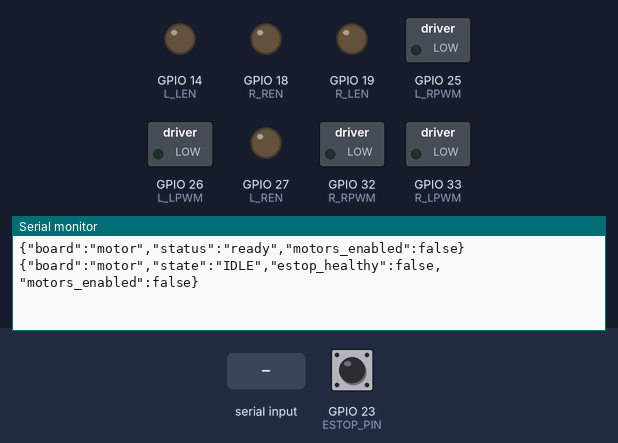
A sketch run on a simulated ESP32. Shown: switched loads named in the sketch (green lamp = pin HIGH), output pins drawn as LEDs (lit = HIGH), the last lines printed to the serial monitor. The inputs (shaded band) are chosen by the test bench; at power-on: GPIO 23 (ESTOP_PIN) HIGH.

Above: at 1.2 s.
1.3 s: GPIO 23 (ESTOP_PIN) pulled LOW for 1 s
At 2.8 s:
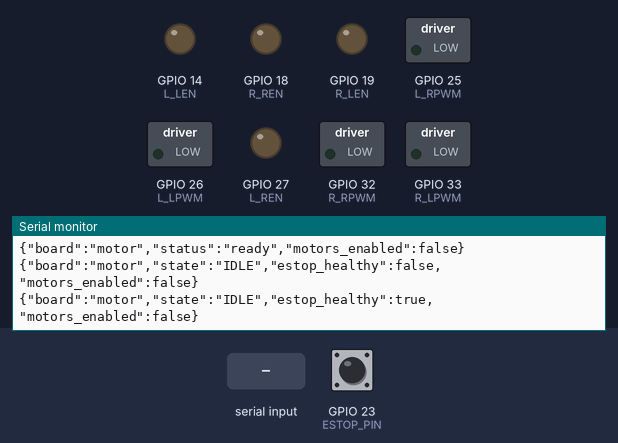
3.8 s: "stop\n" received over Serial
At 3.96 s:
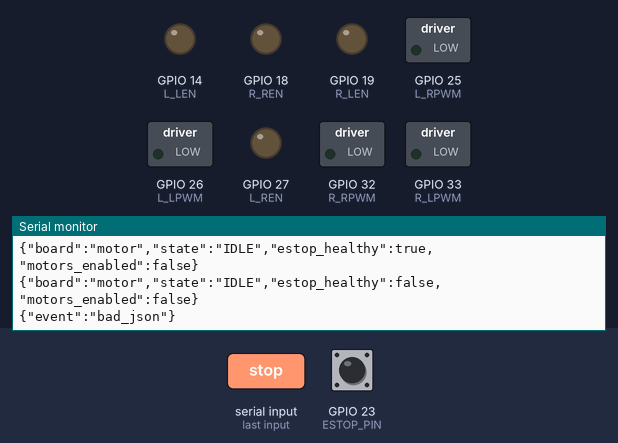

Measured:
- after the input at 1.3 s, the serial monitor: prints a new line after 0.70 s (image 1)
- after the input at 3.8 s, the serial monitor: prints a new line at once (image 2)

The sketch:

motor_controller.ino
```cpp
/*
 * ESP32 MOTOR CONTROLLER — safety-oriented starter firmware.
 * Target: ESP32 Arduino core 3.x, ArduinoJson 7.x.
 * Wiring is NOT verified for your exact ESP32 board. Check GPIOs before connection.
 * Two BTS7960 boards are treated as left-side and right-side drive channels.
 * Do not parallel two motors on one channel unless stall-current ratings permit it.
 */
#include <Arduino.h>
#include <ArduinoJson.h>

// GPIO ASSIGNMENTS ARE PLACEHOLDERS. Confirm pin availability on your ESP32 variant.
static const int L_RPWM = 25, L_LPWM = 26, L_REN = 27, L_LEN = 14;
static const int R_RPWM = 32, R_LPWM = 33, R_REN = 18, R_LEN = 19;
// NC emergency-stop loop to GND while healthy. Open circuit / pressed => HIGH => stop.
static const int ESTOP_PIN = 23;
static const uint32_t BAUD = 115200;
static const uint32_t WATCHDOG_MS = 450;
static const int PWM_HZ = 18000;
static const int PWM_BITS = 10;
static const int PWM_MAX = (1 << PWM_BITS) - 1;

uint32_t lastValidCommandMs = 0;
uint32_t motionDeadlineMs = 0;
bool motionActive = false;

void setChannel(int rpwm, int lpwm, float value) {
  value = constrain(value, -1.0f, 1.0f);
  int duty = (int)(fabs(value) * PWM_MAX);
  if (value > 0) { ledcWrite(rpwm, duty); ledcWrite(lpwm, 0); }
  else if (value < 0) { ledcWrite(rpwm, 0); ledcWrite(lpwm, duty); }
  else { ledcWrite(rpwm, 0); ledcWrite(lpwm, 0); }
}

void stopMotors() {
  setChannel(L_RPWM, L_LPWM, 0);
  setChannel(R_RPWM, R_LPWM, 0);
  digitalWrite(L_REN, LOW); digitalWrite(L_LEN, LOW);
  digitalWrite(R_REN, LOW); digitalWrite(R_LEN, LOW);
  motionActive = false;
}

bool estopHealthy() { return digitalRead(ESTOP_PIN) == LOW; }

void drive(float left, float right, uint32_t durationMs) {
  if (!estopHealthy()) { stopMotors(); return; }
  left = constrain(left, -1.0f, 1.0f);
  right = constrain(right, -1.0f, 1.0f);
  digitalWrite(L_REN, HIGH); digitalWrite(L_LEN, HIGH);
  digitalWrite(R_REN, HIGH); digitalWrite(R_LEN, HIGH);
  setChannel(L_RPWM, L_LPWM, left);
  setChannel(R_RPWM, R_LPWM, right);
  motionActive = (fabs(left) > 0.001f || fabs(right) > 0.001f);
  motionDeadlineMs = millis() + constrain(durationMs, 100UL, 2000UL);
}

void processLine(const String &line) {
  JsonDocument doc;
  DeserializationError err = deserializeJson(doc, line);
  if (err) { Serial.println("{\"event\":\"bad_json\"}"); return; }
  const char *action = doc["action"] | "";
  float speed = doc["speed"] | 0.0f;
  float duration = doc["duration_s"] | 0.5f;
  if (!estopHealthy()) {
    stopMotors();
    Serial.println("{\"event\":\"estop_active\",\"motors_enabled\":false}");
    return;
  }
  lastValidCommandMs = millis();
  if (strcmp(action, "stop") == 0) { stopMotors(); return; }
  if (speed < 0.0f || speed > 0.15f || duration < 0.1f || duration > 2.0f) {
    stopMotors(); Serial.println("{\"event\":\"command_out_of_range\"}"); return;
  }
  float v = speed / 0.15f; // map physical m/s cap to normalized PWM request
  if (strcmp(action, "move_forward") == 0) drive(v, v, (uint32_t)(duration * 1000));
  else if (strcmp(action, "move_backward") == 0) drive(-v, -v, (uint32_t)(duration * 1000));
  else if (strcmp(action, "turn_left") == 0) drive(-v, v, (uint32_t)(duration * 1000));
  else if (strcmp(action, "turn_right") == 0) drive(v, -v, (uint32_t)(duration * 1000));
  else { stopMotors(); Serial.println("{\"event\":\"unknown_action\"}"); }
}

void setup() {
  Serial.begin(BAUD);
  pinMode(L_REN, OUTPUT); pinMode(L_LEN, OUTPUT);
  pinMode(R_REN, OUTPUT); pinMode(R_LEN, OUTPUT);
  pinMode(ESTOP_PIN, INPUT_PULLUP);
  // Configure PWM outputs before enabling the driver channels.
  ledcAttach(L_RPWM, PWM_HZ, PWM_BITS); ledcAttach(L_LPWM, PWM_HZ, PWM_BITS);
  ledcAttach(R_RPWM, PWM_HZ, PWM_BITS); ledcAttach(R_LPWM, PWM_HZ, PWM_BITS);
  stopMotors();
  lastValidCommandMs = millis();
  Serial.println("{\"board\":\"motor\",\"status\":\"ready\",\"motors_enabled\":false}");
}

void loop() {
  static String line;
  while (Serial.available()) {
    char c = (char)Serial.read();
    if (c == '\n') { processLine(line); line = ""; }
    else if (c != '\r' && line.length() < 512) line += c;
    else if (line.length() >= 512) { line = ""; stopMotors(); }
  }
  if (!estopHealthy()) {
    stopMotors();
  }
  if (motionActive && (int32_t)(millis() - motionDeadlineMs) >= 0) stopMotors();
  if (motionActive && millis() - lastValidCommandMs > WATCHDOG_MS) stopMotors();
  static uint32_t lastStatus = 0;
  if (millis() - lastStatus > 1000) {
    lastStatus = millis();
    Serial.printf("{\"board\":\"motor\",\"state\":\"%s\",\"estop_healthy\":%s,\"motors_enabled\":%s}\n",
                  motionActive ? "ACTIVE" : "IDLE", estopHealthy() ? "true" : "false", motionActive ? "true" : "false");
  }
  delay(2);
}
```
